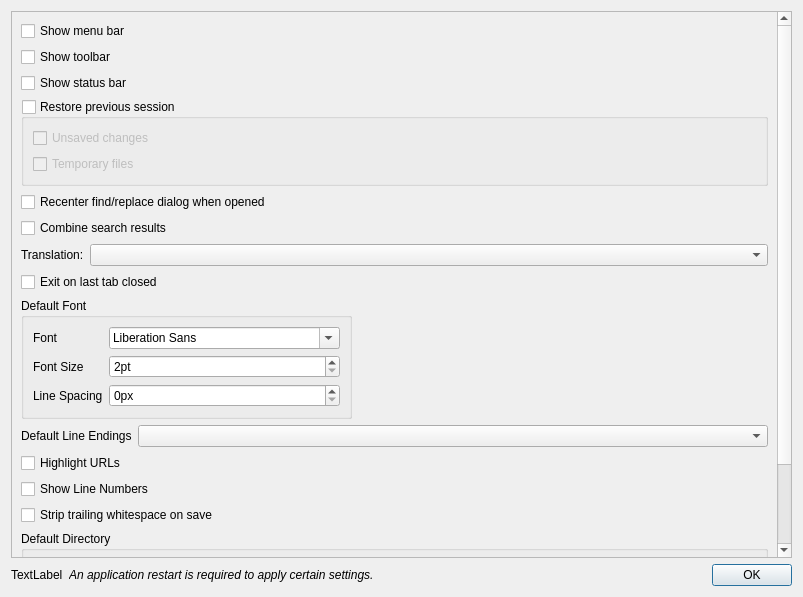
<?xml version="1.0" encoding="UTF-8"?>
<ui version="4.0">
 <class>PreferencesDialog</class>
 <widget class="QDialog" name="PreferencesDialog">
  <property name="geometry">
   <rect>
    <x>0</x>
    <y>0</y>
    <width>803</width>
    <height>597</height>
   </rect>
  </property>
  <property name="windowTitle">
   <string>Preferences</string>
  </property>
  <layout class="QVBoxLayout" name="verticalLayout">
   <item>
    <widget class="QScrollArea" name="scrollArea">
     <property name="widgetResizable">
      <bool>true</bool>
     </property>
     <widget class="QWidget" name="scrollAreaWidgetContents">
      <property name="geometry">
       <rect>
        <x>0</x>
        <y>-99</y>
        <width>769</width>
        <height>644</height>
       </rect>
      </property>
      <layout class="QVBoxLayout" name="verticalLayout_4">
       <item>
        <layout class="QVBoxLayout" name="verticalLayout_2">
         <item>
          <widget class="QCheckBox" name="checkBoxMenuBar">
           <property name="text">
            <string>Show menu bar</string>
           </property>
          </widget>
         </item>
         <item>
          <widget class="QCheckBox" name="checkBoxToolBar">
           <property name="text">
            <string>Show toolbar</string>
           </property>
          </widget>
         </item>
         <item>
          <widget class="QCheckBox" name="checkBoxStatusBar">
           <property name="text">
            <string>Show status bar</string>
           </property>
          </widget>
         </item>
         <item>
          <widget class="QGroupBox" name="gbxRestorePreviousSession">
           <property name="title">
            <string>Restore previous session</string>
           </property>
           <property name="checkable">
            <bool>true</bool>
           </property>
           <property name="checked">
            <bool>false</bool>
           </property>
           <layout class="QVBoxLayout" name="verticalLayout_3">
            <item>
             <widget class="QCheckBox" name="checkBoxUnsavedFiles">
              <property name="text">
               <string>Unsaved changes</string>
              </property>
             </widget>
            </item>
            <item>
             <widget class="QCheckBox" name="checkBoxRestoreTempFiles">
              <property name="text">
               <string>Temporary files</string>
              </property>
             </widget>
            </item>
           </layout>
          </widget>
         </item>
        </layout>
       </item>
       <item>
        <widget class="QCheckBox" name="checkBoxRecenterSearchDialog">
         <property name="text">
          <string>Recenter find/replace dialog when opened</string>
         </property>
        </widget>
       </item>
       <item>
        <widget class="QCheckBox" name="checkBoxCombineSearchResults">
         <property name="text">
          <string>Combine search results</string>
         </property>
        </widget>
       </item>
       <item>
        <layout class="QFormLayout" name="formLayout">
         <property name="labelAlignment">
          <set>Qt::AlignLeading|Qt::AlignLeft|Qt::AlignVCenter</set>
         </property>
         <property name="formAlignment">
          <set>Qt::AlignLeading|Qt::AlignLeft|Qt::AlignTop</set>
         </property>
         <item row="0" column="1">
          <widget class="QComboBox" name="comboBoxTranslation"/>
         </item>
         <item row="0" column="0">
          <widget class="QLabel" name="label">
           <property name="text">
            <string>Translation:</string>
           </property>
          </widget>
         </item>
        </layout>
       </item>
       <item>
        <widget class="QCheckBox" name="checkBoxExitOnLastTabClosed">
         <property name="text">
          <string>Exit on last tab closed</string>
         </property>
        </widget>
       </item>
       <item>
        <layout class="QHBoxLayout" name="horizontalLayout">
         <item>
          <widget class="QGroupBox" name="groupBox">
           <property name="title">
            <string>Default Font</string>
           </property>
           <layout class="QFormLayout" name="formLayout_2">
            <item row="1" column="0">
             <widget class="QLabel" name="label_2">
              <property name="text">
               <string>Font</string>
              </property>
             </widget>
            </item>
            <item row="1" column="1">
             <widget class="QFontComboBox" name="fcbDefaultFont"/>
            </item>
            <item row="3" column="0">
             <widget class="QLabel" name="label_3">
              <property name="text">
               <string>Font Size</string>
              </property>
             </widget>
            </item>
            <item row="3" column="1">
             <widget class="QSpinBox" name="spbDefaultFontSize">
              <property name="suffix">
               <string>pt</string>
              </property>
              <property name="minimum">
               <number>2</number>
              </property>
              <property name="maximum">
               <number>48</number>
              </property>
             </widget>
            </item>
            <item row="4" column="0">
             <widget class="QLabel" name="label_lineSpacing">
              <property name="text">
               <string>Line Spacing</string>
              </property>
             </widget>
            </item>
            <item row="4" column="1">
             <widget class="QSpinBox" name="spbLineSpacing">
              <property name="suffix">
               <string>px</string>
              </property>
              <property name="minimum">
               <number>0</number>
              </property>
              <property name="maximum">
               <number>20</number>
              </property>
             </widget>
            </item>
           </layout>
          </widget>
         </item>
         <item>
          <spacer name="horizontalSpacer">
           <property name="orientation">
            <enum>Qt::Horizontal</enum>
           </property>
           <property name="sizeHint" stdset="0">
            <size>
             <width>40</width>
             <height>20</height>
            </size>
           </property>
          </spacer>
         </item>
        </layout>
       </item>
       <item>
        <layout class="QFormLayout" name="formLayout_3">
         <item row="0" column="0">
          <widget class="QLabel" name="label_4">
           <property name="text">
            <string>Default Line Endings</string>
           </property>
          </widget>
         </item>
         <item row="0" column="1">
          <widget class="QComboBox" name="comboBoxLineEndings"/>
         </item>
        </layout>
       </item>
       <item>
        <widget class="QCheckBox" name="checkBoxHighlightURLs">
         <property name="text">
          <string>Highlight URLs</string>
         </property>
        </widget>
       </item>
       <item>
        <widget class="QCheckBox" name="checkBoxShowLineNumbers">
         <property name="text">
          <string>Show Line Numbers</string>
         </property>
        </widget>
       </item>
       <item>
        <widget class="QCheckBox" name="checkBoxStripTrailingWhitespaceOnSave">
         <property name="text">
          <string>Strip trailing whitespace on save</string>
         </property>
        </widget>
       </item>
       <item>
        <widget class="QGroupBox" name="groupBox_2">
         <property name="title">
          <string>Default Directory</string>
         </property>
         <layout class="QVBoxLayout" name="verticalLayout_5">
          <item>
           <widget class="QRadioButton" name="radioFollowCurrentDirectory">
            <property name="text">
             <string>Follow Current Document</string>
            </property>
           </widget>
          </item>
          <item>
           <widget class="QRadioButton" name="radioLastUsedDirectory">
            <property name="text">
             <string>Last Used Directory</string>
            </property>
           </widget>
          </item>
          <item>
           <layout class="QHBoxLayout" name="horizontalLayout_2">
            <item>
             <widget class="QRadioButton" name="radioHardCoded">
              <property name="text">
               <string/>
              </property>
             </widget>
            </item>
            <item>
             <widget class="QLineEdit" name="txtHardCodedPath"/>
            </item>
            <item>
             <widget class="QToolButton" name="btnSelectHardCodedPath">
              <property name="text">
               <string>...</string>
              </property>
             </widget>
            </item>
           </layout>
          </item>
         </layout>
        </widget>
       </item>
       <item>
        <spacer name="verticalSpacer">
         <property name="orientation">
          <enum>Qt::Vertical</enum>
         </property>
         <property name="sizeHint" stdset="0">
          <size>
           <width>20</width>
           <height>40</height>
          </size>
         </property>
        </spacer>
       </item>
      </layout>
     </widget>
    </widget>
   </item>
   <item>
    <layout class="QHBoxLayout" name="layoutAppRestart">
     <item>
      <widget class="QLabel" name="labelAppRestartIcon">
       <property name="text">
        <string>TextLabel</string>
       </property>
      </widget>
     </item>
     <item>
      <widget class="QLabel" name="labelAppRestart">
       <property name="font">
        <font>
         <italic>true</italic>
        </font>
       </property>
       <property name="text">
        <string>An application restart is required to apply certain settings.</string>
       </property>
      </widget>
     </item>
     <item>
      <widget class="QDialogButtonBox" name="buttonBox">
       <property name="orientation">
        <enum>Qt::Horizontal</enum>
       </property>
       <property name="standardButtons">
        <set>QDialogButtonBox::Ok</set>
       </property>
      </widget>
     </item>
    </layout>
   </item>
  </layout>
 </widget>
 <resources/>
 <connections>
  <connection>
   <sender>buttonBox</sender>
   <signal>accepted()</signal>
   <receiver>PreferencesDialog</receiver>
   <slot>accept()</slot>
   <hints>
    <hint type="sourcelabel">
     <x>792</x>
     <y>586</y>
    </hint>
    <hint type="destinationlabel">
     <x>157</x>
     <y>274</y>
    </hint>
   </hints>
  </connection>
  <connection>
   <sender>buttonBox</sender>
   <signal>rejected()</signal>
   <receiver>PreferencesDialog</receiver>
   <slot>reject()</slot>
   <hints>
    <hint type="sourcelabel">
     <x>792</x>
     <y>586</y>
    </hint>
    <hint type="destinationlabel">
     <x>286</x>
     <y>274</y>
    </hint>
   </hints>
  </connection>
 </connections>
</ui>
